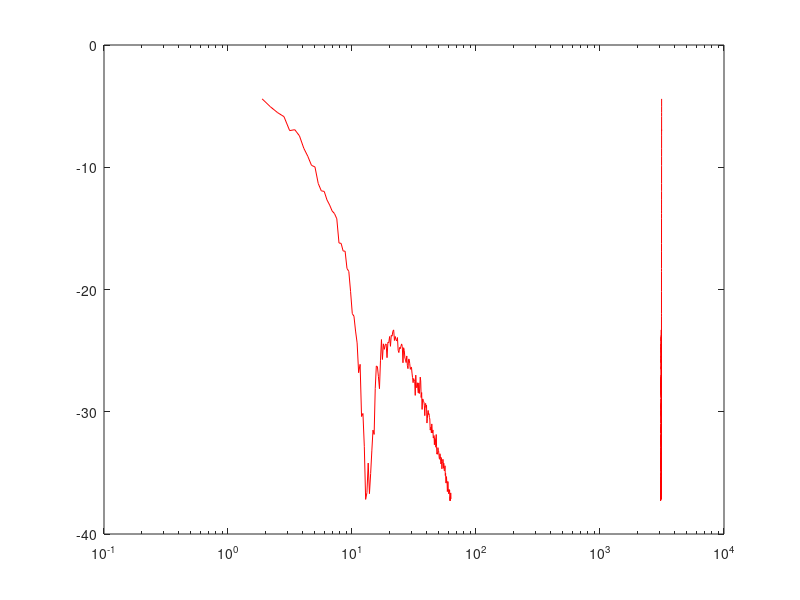
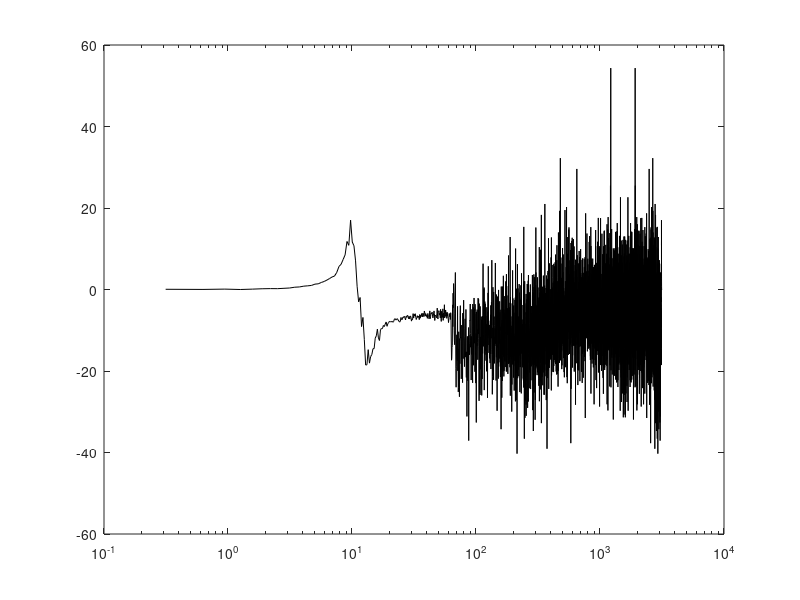

Write the MATLAB code that produced these figures, in order.
clc; close all;
load('Joint_SI_CL_Data.mat')
load('Joint_Init_Data.mat')

% FFT of input and ouput 
U = fft(u);
Y = fft(Theta);

index0 = find(abs(U/length(U)) >= 9e-2); 
B = 0*U;                     
B(index0) = Y(index0)./(U(index0)+ Y(index0));         %System Response 
B(index0) = abs(B(index0));               %Magnitude of System Response
B_log = 20*log10(B);
        
figure()
semilogx(F,B_log,'r')
hold on

K = mean(B_log(2:4));
K_3dB = K - 3;
% Index_tau = find(B_log(2:end) < K_3dB);
% Index_tau = Index_tau(1)+1;
% omega1 = F(Index_tau);
% omega2 = 10.5;
%% Transfer Function Theta/Alpha
Theta = Y;
Alpha = fft(Alpha);

% index1 = find(abs(Alpha/length(Alpha)) >= 9e-2); 
index1 = 1:length(Alpha);
B = 0*Alpha;
B(index1) = Theta(index1)./(Alpha(index1) + Theta(index1));
B(index1) = abs(B(index1));
B_log = 20*log10(B);

figure
semilogx(F, B_log, 'k')

%% First Order Transfer Function
% s = tf('s');
% H1 =  db2mag(K) / (s/omega1 + 1);
% [mag ph wout] = bode(H1);
% Mag = reshape(mag,[],size(mag,2),1);
% Mag = mag2db(Mag);
% plot(wout, Mag)
% grid on 
% H2 = db2mag(K) / ((s/omega2 + 1)*(s/omega1 + 1));
% bodemag(H2)